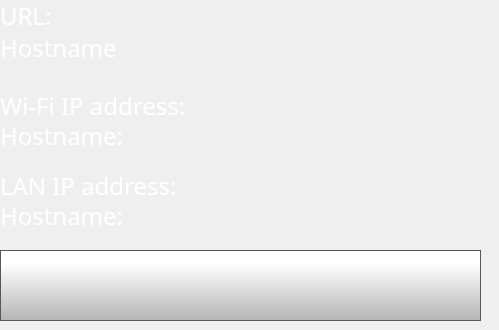
    <widget class="QWidget" name="networkInfoPage">
     <widget class="QLabel" name="hostnameLabel">
      <property name="geometry">
       <rect>
        <x>0</x>
        <y>0</y>
        <width>201</width>
        <height>31</height>
       </rect>
      </property>
      <property name="font">
       <font>
        <family>Gotham Light</family>
        <pointsize>18</pointsize>
        <weight>50</weight>
        <bold>false</bold>
       </font>
      </property>
      <property name="styleSheet">
       <string notr="true">color: rgb(255, 255, 255);
background-color: rgba(255, 255, 255, 0);</string>
      </property>
      <property name="text">
       <string>URL: </string>
      </property>
     </widget>
     <widget class="QLabel" name="hostname">
      <property name="geometry">
       <rect>
        <x>0</x>
        <y>22</y>
        <width>481</width>
        <height>51</height>
       </rect>
      </property>
      <property name="font">
       <font>
        <family>Gotham Light</family>
        <pointsize>18</pointsize>
        <weight>50</weight>
        <bold>false</bold>
       </font>
      </property>
      <property name="styleSheet">
       <string notr="true">color: rgb(255, 255, 255);
background-color: rgba(255, 255, 255, 0);</string>
      </property>
      <property name="text">
       <string>Hostname</string>
      </property>
     </widget>
     <widget class="QLabel" name="wifiIpLabel">
      <property name="geometry">
       <rect>
        <x>0</x>
        <y>90</y>
        <width>301</width>
        <height>31</height>
       </rect>
      </property>
      <property name="font">
       <font>
        <family>Gotham Light</family>
        <pointsize>18</pointsize>
        <weight>50</weight>
        <bold>false</bold>
       </font>
      </property>
      <property name="styleSheet">
       <string notr="true">color: rgb(255, 255, 255);
background-color: rgba(255, 255, 255, 0);</string>
      </property>
      <property name="text">
       <string>Wi-Fi IP address: </string>
      </property>
     </widget>
     <widget class="QLabel" name="wifiIp">
      <property name="geometry">
       <rect>
        <x>0</x>
        <y>110</y>
        <width>481</width>
        <height>51</height>
       </rect>
      </property>
      <property name="font">
       <font>
        <family>Gotham Light</family>
        <pointsize>18</pointsize>
        <weight>50</weight>
        <bold>false</bold>
       </font>
      </property>
      <property name="styleSheet">
       <string notr="true">color: rgb(255, 255, 255);
background-color: rgba(255, 255, 255, 0);</string>
      </property>
      <property name="text">
       <string>Hostname: </string>
      </property>
     </widget>
     <widget class="QLabel" name="lanIpLabel">
      <property name="geometry">
       <rect>
        <x>0</x>
        <y>170</y>
        <width>301</width>
        <height>31</height>
       </rect>
      </property>
      <property name="font">
       <font>
        <family>Gotham Light</family>
        <pointsize>18</pointsize>
        <weight>50</weight>
        <bold>false</bold>
       </font>
      </property>
      <property name="styleSheet">
       <string notr="true">color: rgb(255, 255, 255);
background-color: rgba(255, 255, 255, 0);</string>
      </property>
      <property name="text">
       <string>LAN IP address: </string>
      </property>
     </widget>
     <widget class="QLabel" name="lanIp">
      <property name="geometry">
       <rect>
        <x>0</x>
        <y>190</y>
        <width>481</width>
        <height>51</height>
       </rect>
      </property>
      <property name="font">
       <font>
        <family>Gotham Light</family>
        <pointsize>18</pointsize>
        <weight>50</weight>
        <bold>false</bold>
       </font>
      </property>
      <property name="styleSheet">
       <string notr="true">color: rgb(255, 255, 255);
background-color: rgba(255, 255, 255, 0);</string>
      </property>
      <property name="text">
       <string>Hostname: </string>
      </property>
     </widget>
     <widget class="QPushButton" name="networkInfoBackButton">
      <property name="geometry">
       <rect>
        <x>0</x>
        <y>250</y>
        <width>481</width>
        <height>71</height>
       </rect>
      </property>
      <property name="minimumSize">
       <size>
        <width>0</width>
        <height>0</height>
       </size>
      </property>
      <property name="font">
       <font>
        <family>Gotham Light</family>
        <pointsize>9</pointsize>
       </font>
      </property>
      <property name="styleSheet">
       <string notr="true">QPushButton {
     border: 1px solid rgb(87, 87, 87);
	background-color: qlineargradient(spread:pad, x1:0, y1:1, x2:0, y2:0.188, stop:0 rgba(180, 180, 180, 255), stop:1 rgba(255, 255, 255, 255));


}

QPushButton:pressed {
    background-color: qlineargradient(x1: 0, y1: 0, x2: 0, y2: 1,
                                      stop: 0 #dadbde, stop: 1 #f6f7fa);
}

QPushButton:flat {
    border: none; /* no border for a flat push button */
}

QPushButton:default {
    border-color: navy; /* make the default button prominent */
}</string>
      </property>
      <property name="text">
       <string/>
      </property>
      <property name="icon">
       <iconset>
        <normaloff>templates/img/arrows-4.png</normaloff>templates/img/arrows-4.png</iconset>
      </property>
      <property name="iconSize">
       <size>
        <width>50</width>
        <height>50</height>
       </size>
      </property>
      <property name="checkable">
       <bool>false</bool>
      </property>
      <property name="autoDefault">
       <bool>false</bool>
      </property>
      <property name="default">
       <bool>false</bool>
      </property>
      <property name="flat">
       <bool>false</bool>
      </property>
     </widget>
     <widget class="QLabel" name="printPreviewSelected_4">
      <property name="geometry">
       <rect>
        <x>280</x>
        <y>30</y>
        <width>210</width>
        <height>210</height>
       </rect>
      </property>
      <property name="styleSheet">
       <string notr="true">background-color: rgba(255, 255, 255, 0);</string>
      </property>
      <property name="text">
       <string/>
      </property>
      <property name="pixmap">
       <pixmap>templates/img/printer2.png</pixmap>
      </property>
      <property name="scaledContents">
       <bool>true</bool>
      </property>
     </widget>
     <zorder>hostnameLabel</zorder>
     <zorder>wifiIpLabel</zorder>
     <zorder>wifiIp</zorder>
     <zorder>lanIpLabel</zorder>
     <zorder>lanIp</zorder>
     <zorder>networkInfoBackButton</zorder>
     <zorder>printPreviewSelected_4</zorder>
     <zorder>hostname</zorder>
    </widget>
